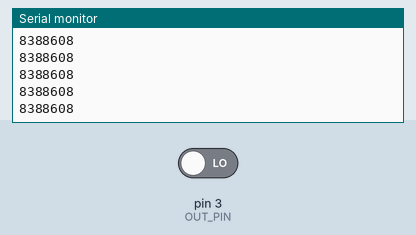
This sketch was run on a simulated Arduino Uno, built with avr-gcc and run on an emulated ATmega328P. On the bench: the last lines printed to the serial monitor. Inputs (shaded band) come from the test bench; at power-on: pin 3 (OUT_PIN) LOW.

Above: at 1.2 s.
1.3 s: pin 3 (OUT_PIN) driven HIGH
At 1.9 s:
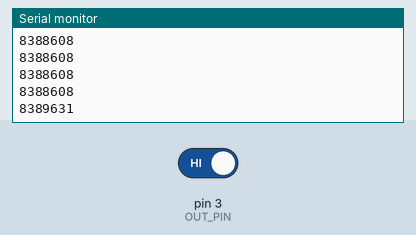
2.8 s: pin 3 (OUT_PIN) driven LOW
At 3.8 s:
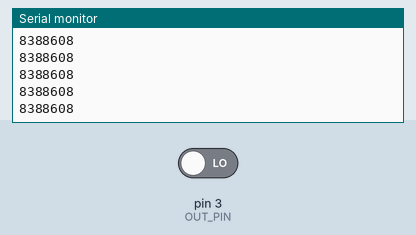
Timing chart, 0 to 5.8 s (numbered marks = the images above; inputs shaded):
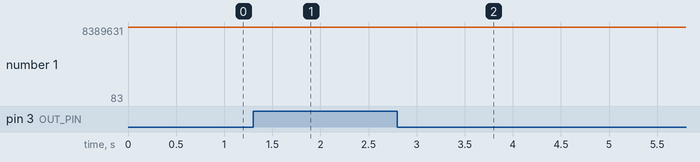

Measured:
- after the input at 1.3 s, the serial monitor: prints a new line after 0.07 s (image 1)
- plotted number 1: 8388608 → 8389631 after the input at 1.3 s, 8389631 → 83 after the input at 2.8 s

The sketch:

raw_pressure_values.ino
```cpp
const int OUT_PIN = 3;
const int SCK_PIN = 5;
void setup() {
  // put your setup code here, to run once:
  pinMode(OUT_PIN, INPUT);
  pinMode(SCK_PIN, OUTPUT);
  Serial.begin(9600);
}

void loop() {
  // put your main code here, to run repeatedly:
  while (digitalRead(OUT_PIN)){
  }
  long result  =0;
  for (int i =0; i<24; i++){
    digitalWrite(SCK_PIN, HIGH);
    digitalWrite(SCK_PIN, LOW);
    result = result<<1;
    if (digitalRead(OUT_PIN)){
      result++;
    }
  }
  result = result ^ 0x800000;
  for (char i = 0; i<3;i++){
    digitalWrite(SCK_PIN, HIGH);
    digitalWrite(SCK_PIN, LOW);
  }
  Serial.println(result);
}
```
